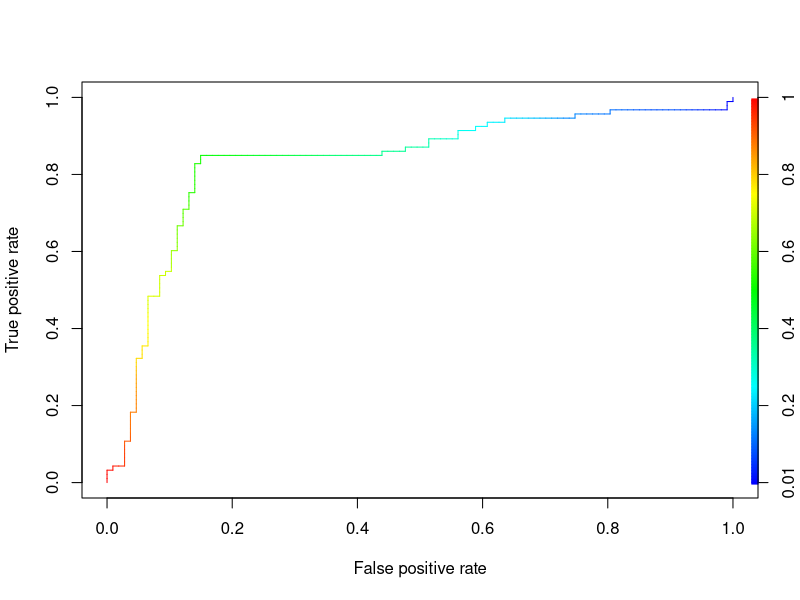

This chart was generated by the following R code:
library(ROCR)
## Loading required package: gplots
## 
## Attaching package: 'gplots'
## The following object is masked from 'package:stats':
## 
##     lowess
# plot a ROC curve for a single prediction run
# and color the curve according to cutoff.
data(ROCR.simple)
df <- data.frame(ROCR.simple)
pred <- prediction(df$predictions, df$labels)
perf <- performance(pred,"tpr","fpr")
plot(perf,colorize=TRUE)
